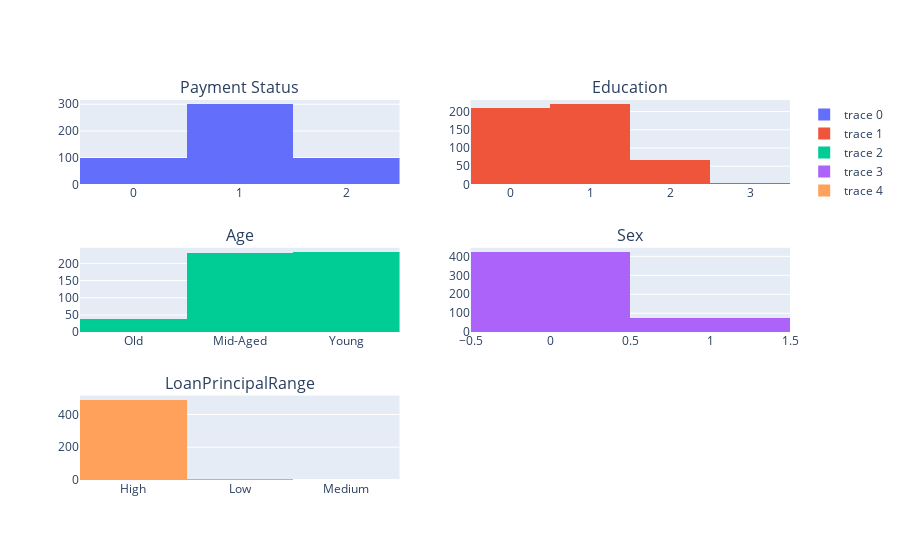

Source (notebook cell):
### Code cell
import plotly.graph_objects as go
from plotly.subplots import make_subplots

fig=make_subplots(
rows=3,cols=2,
subplot_titles=['Payment Status','Education','Age','Sex','LoanPrincipalRange']
)
fig.append_trace(go.Histogram(x=loan[::1]['Status'],nbinsx=3),1,1)
fig.append_trace(go.Histogram(x=loan[::1]['Education'],nbinsx=4),1,2)
fig.append_trace(go.Histogram(x=loan[::1]['AgeGroup'],nbinsx=3),2,1)
fig.append_trace(go.Histogram(x=loan[::1]['Sex'],nbinsx=2),2,2)
fig.append_trace(go.Histogram(x=loan[::1]['PrincipalRange'],nbinsx=2),3,1)
fig.show()

### Figure 1 — Plotly figure (JSON) as saved in the notebook; plotly's stock layout.template omitted (floating-point values rounded to 4 significant figures; data arrays with more than 128 entries replaced by an {"elided": "..."} marker saying what was removed)
{"data": [{"nbinsx": 3, "type": "histogram", "x": {"elided": "500 int values"}, "xaxis": "x", "yaxis": "y"}, {"nbinsx": 4, "type": "histogram", "x": {"elided": "500 int values"}, "xaxis": "x2", "yaxis": "y2"}, {"nbinsx": 3, "type": "histogram", "x": {"elided": "500 str values"}, "xaxis": "x3", "yaxis": "y3"}, {"nbinsx": 2, "type": "histogram", "x": {"elided": "500 int values"}, "xaxis": "x4", "yaxis": "y4"}, {"nbinsx": 2, "type": "histogram", "x": {"elided": "500 str values"}, "xaxis": "x5", "yaxis": "y5"}], "layout": {"annotations": [{"font": {"size": 16}, "showarrow": false, "text": "Payment Status", "x": 0.225, "xanchor": "center", "xref": "paper", "y": 1, "yanchor": "bottom", "yref": "paper"}, {"font": {"size": 16}, "showarrow": false, "text": "Education", "x": 0.775, "xanchor": "center", "xref": "paper", "y": 1, "yanchor": "bottom", "yref": "paper"}, {"font": {"size": 16}, "showarrow": false, "text": "Age", "x": 0.225, "xanchor": "center", "xref": "paper", "y": 0.6111, "yanchor": "bottom", "yref": "paper"}, {"font": {"size": 16}, "showarrow": false, "text": "Sex", "x": 0.775, "xanchor": "center", "xref": "paper", "y": 0.6111, "yanchor": "bottom", "yref": "paper"}, {"font": {"size": 16}, "showarrow": false, "text": "LoanPrincipalRange", "x": 0.225, "xanchor": "center", "xref": "paper", "y": 0.2222, "yanchor": "bottom", "yref": "paper"}], "xaxis": {"anchor": "y", "domain": [0, 0.45]}, "xaxis2": {"anchor": "y2", "domain": [0.55, 1]}, "xaxis3": {"anchor": "y3", "domain": [0, 0.45]}, "xaxis4": {"anchor": "y4", "domain": [0.55, 1]}, "xaxis5": {"anchor": "y5", "domain": [0, 0.45]}, "xaxis6": {"anchor": "y6", "domain": [0.55, 1]}, "yaxis": {"anchor": "x", "domain": [0.7778, 1]}, "yaxis2": {"anchor": "x2", "domain": [0.7778, 1]}, "yaxis3": {"anchor": "x3", "domain": [0.3889, 0.6111]}, "yaxis4": {"anchor": "x4", "domain": [0.3889, 0.6111]}, "yaxis5": {"anchor": "x5", "domain": [0, 0.2222]}, "yaxis6": {"anchor": "x6", "domain": [0, 0.2222]}}}
